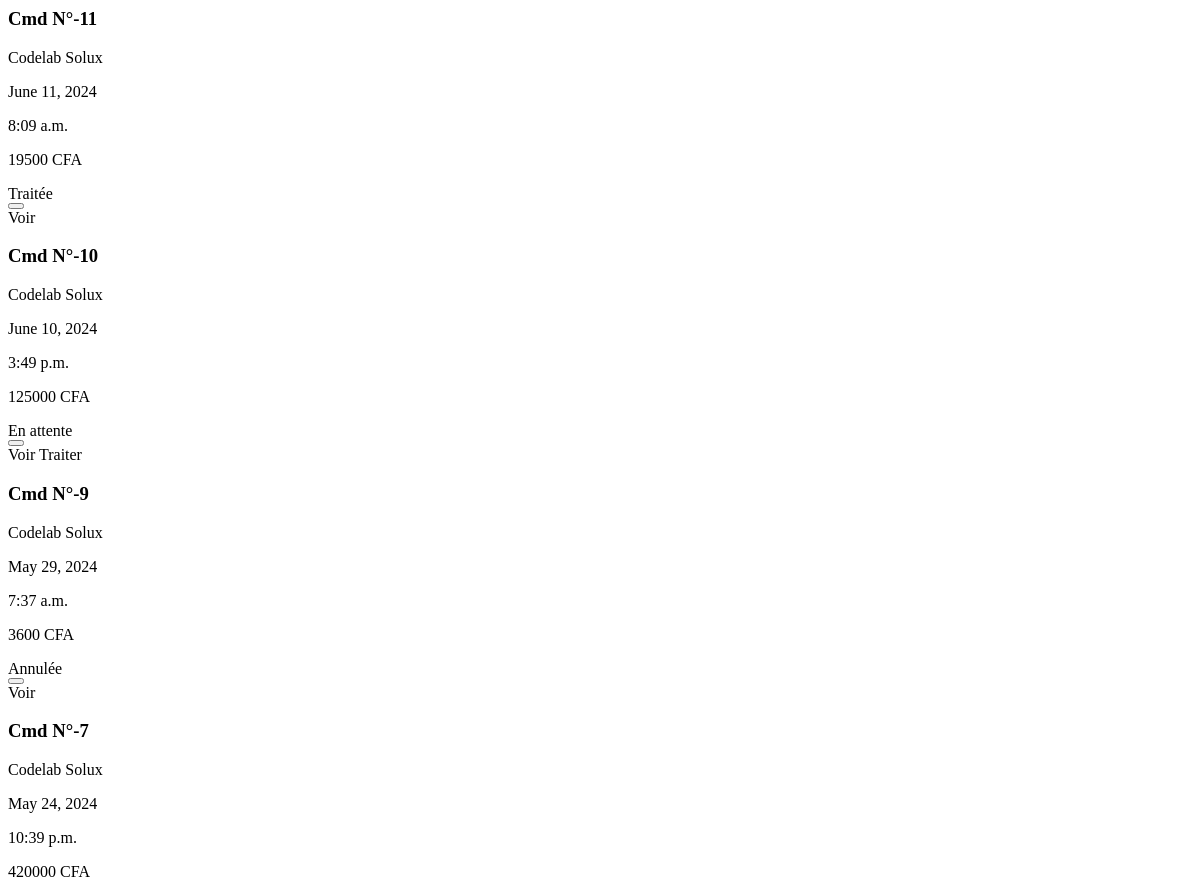
Before: /dashboard/orders/list/ (signed in, upper part) with the older database file.
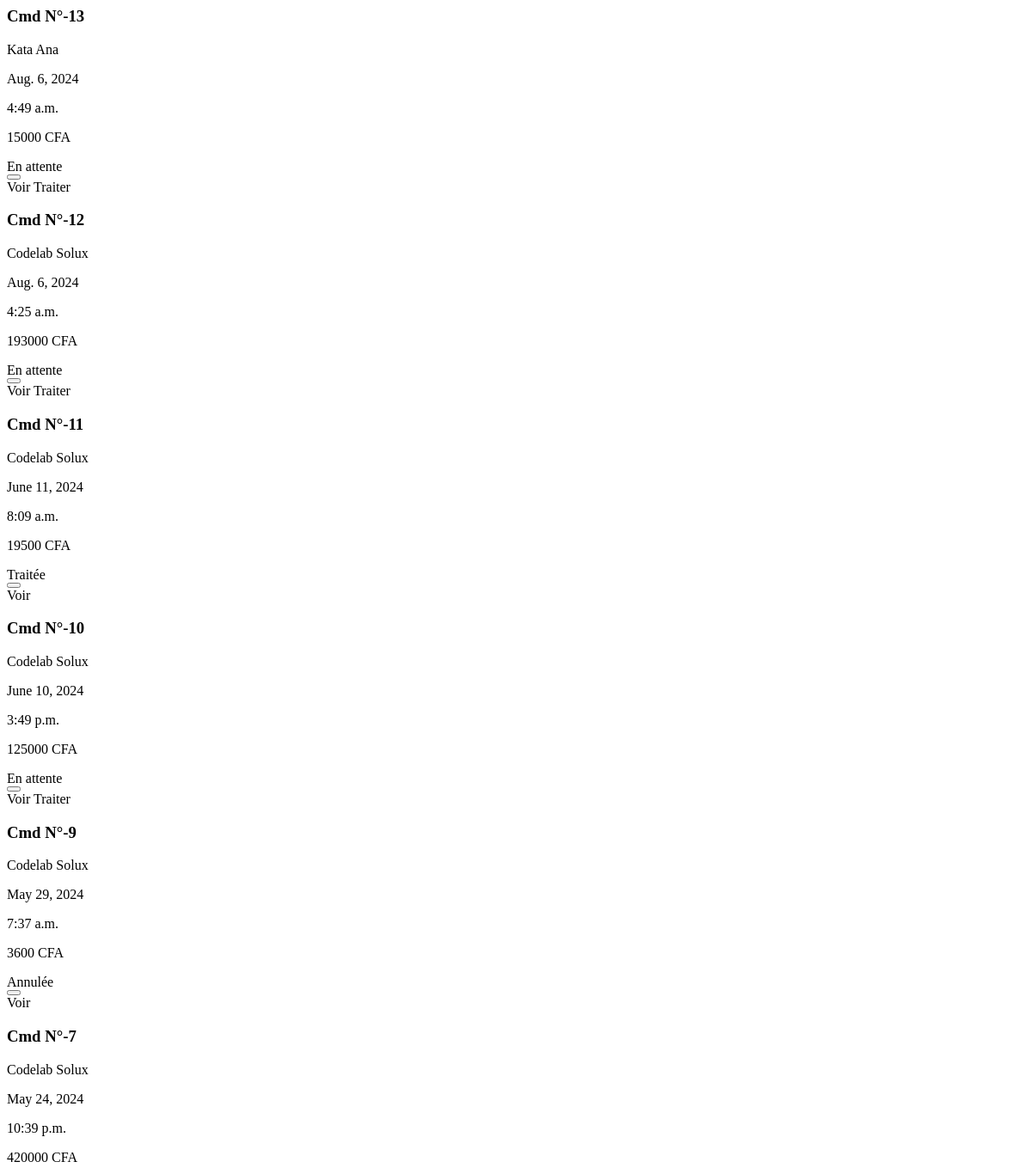
After: the same page with the newer database file.
### store/models.py (models this page shows, shortened)
class Order(models.Model):
    client = models.ForeignKey(
        CustomUser, on_delete=models.SET_NULL, null=True)
    phone = models.CharField(max_length=255)
    status = models.CharField(
        max_length=50, choices=order_statuses, default='pending')
    items = models.IntegerField(default=0)
    amount = models.IntegerField(default=0)
    timestamp = models.DateTimeField(auto_now_add=True)
    is_cancelled = models.BooleanField(default=False)

### accounts/models.py (models this page shows, shortened)
class CustomUser(AbstractBaseUser, PermissionsMixin):
    email = models.EmailField(db_index=True, unique=True, max_length=255)
    username = models.CharField(
        max_length=255, unique=True, blank=True, null=True)
    first_name = models.CharField(max_length=255)
    last_name = models.CharField(max_length=255)
    phone = models.CharField(
        max_length=100, unique=True, blank=True, null=True)
    role = models.ForeignKey(
        Role, on_delete=models.CASCADE, blank=True, null=True,)
    is_active = models.BooleanField(default=True)
    is_staff = models.BooleanField(default=False)
    is_superuser = models.BooleanField(default=False)
    objects = CustomUserManager()
    USERNAME_FIELD = 'email'
    REQUIRED_FIELDS = []
    def get_full_name(self):
        return f' {self.last_name} {self.first_name}'

### dashboard/views.py (the view)
# urls.py: path('orders/list/', orders_list, name='orders_list'),
@login_required(login_url='login')
def orders_list(req):
    orders = Order.objects.all().order_by('-timestamp')
    context = {
        'orders': orders,
    }
    return render(req, 'dashboard/partials/orders_list.html', context)

### store/context_processors.py (called while the page is built)
def cart(request):
    return {'cart': Cart(request)}

### utils.py (called while the page is built)
def h_encode(id):
    return hashids.encode(id)

    def to_url(self, value):
        return h_encode(value)

### dashboard/templates/dashboard/partials/orders_list.html
{% if not orders %}
<div class="flex flex-col items-center gap-2 my-20 mx-auto">
  <i class="fa-solid fa-dolly text-teal-900 text-9xl"></i>
  <span>Aucune commande trouvée</span>
  <a
    href="{% url 'products' %}"
    class="bg-yellow-300 rounded-full py-2 px-4 flex items-center gap-4 group"
    >Parcourir le catalogue de produits
    <span
      class="bg-yellow-300 rounded-full py-2 px-3 group-hover:bg-teal-900 group-hover:text-white"
      >&rarr;</span
    ></a
  >
</div>
{% else %}
<div class="flex flex-col gap-2">
  {% for obj in orders %}
  {% include 'dashboard/components/order_card.html' %}
  {% endfor %}
</div>
{% endif %}

### dashboard/templates/dashboard/components/order_card.html (shortened to what this page needs)
{% load static %}
<div
  class="py-2 px-4 w-full bg-white hover:bg-gray-100 {% if obj.status == 'cancelled' %} text-gray-400 {% else %} text-gray-600 {% endif %} text-xs xl:text-sm flex justify-between items-center lg:grid lg:grid-cols-7 rounded-full border hover:shadow-lg transition duration-200 ease-in"
>
  <h3 class="font-bold text-black">Cmd N°-{{obj.id}}</h3>
  <p>{{obj.client.get_full_name}}</p>
  <p>{{obj.timestamp.date}}</p>
  <p>{{obj.timestamp.time}}</p>
  <p>{{obj.amount}} CFA</p>
  {% include 'store/components/order_status.html' %}
  <div class="w-fit mx-auto relative text-gray-700">
    <button
      type="button"
      class="bg-white hover:text-teal-700 px-3 py-1 rounded-full"
      name="sentry"
      aria-expanded="false"
      aria-haspopup="true"
      onclick="toggleDropdown(this,'{{obj.id}}')"
    >
    </button>
    <div
      class="hidden bg-gray-50 w-40 shadow-md lg:w-[180px] p-2 absolute right-0 top-12 origin-top-left bg-white z-10 rounded-xl flex flex-col items-center gap-2 text-xs lg:text-sm overflow-hidden"
      role="status menu"
      aria-orientation="vertical"
      aria-labelledby="status-menu-button"
      tabindex="-1"
      id="actionMenu{{obj.id}}"
    >
      <a
        hx-get="{% url 'dash_order' obj.id %}"
        hx-target="#dashbase"
        hx-swap="outerHTML"
        class="px-4 py-2 flex items-center hover:text-black hover:bg-gray-200 rounded-full w-full text-center cursor-pointer"
        >
        Voir
      </a>
      {% if obj.status == 'pending' %}
      <a
        hx-post="{% url 'manage_order' obj.id 'process'  %}"
        class="px-4 py-2 flex items-center hover:text-black hover:bg-yellow-200 rounded-full w-full text-center cursor-pointer"
      >
        Traiter
      </a>
      {% endif %}
    </div>
  </div>
</div>

### store/templates/store/components/order_status.html (shortened to what this page needs)
{% if not curr_obj %} {% if obj.status == 'pending' %}
<span class="bg-red-200 text-black text-xs text-center px-3 py-1 rounded-full">
  {{obj.get_status_display}}
</span>
{% elif obj.status == 'processed' %}
<span
  class="bg-yellow-200 text-black text-xs text-center px-3 py-1 rounded-full"
>
  {{obj.get_status_display}}
</span>
{% elif obj.status == 'delivered' %}
<span
  class="bg-green-200 text-black text-xs text-center px-3 py-1 rounded-full"
>
  {{obj.get_status_display}}
</span>
{% else %}
<span class="bg-gray-200 text-black text-xs text-center px-3 py-1 rounded-full">
  {{obj.get_status_display}}
</span>
{% endif %}
{% endif %}

Changed rows visible on the page:
added Order: id "13", client.get_full_name "Kata Ana", timestamp "Aug. 6, 2024", timestamp.time "4:49 a.m.", amount "15000", status "En attente", shows "Traiter"
added Order: id "12", client.get_full_name "Codelab Solux", timestamp "Aug. 6, 2024", timestamp.time "4:25 a.m.", amount "193000", status "En attente", shows "Traiter"
